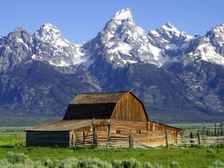
#> input picture images/225px-Barn-yuv.png, 224 x 168 px; its folder holds only this picture in this run
$ python script.py
#> lines starting #> are read from the running program, lines starting #| are printed output that depends on the picture
#> further down, image is the input picture: shape (168, 224, 3); mean B, G, R 130.3, 117.5, 105.1
from typing import Counter, final
import cv2 #opencv
import numpy as np
import scipy.fftpack as fftpack
import os
from matplotlib import pyplot as plt
import time

prev_16 = lambda x: x >> 4 << 4

def encode_list_py(zigzag_vector_list):
    """Encodes the message from the zigzag vector"""
    full_list_1 = []
    full_list_2 = []
    full_list_3 = []
    for zigzag_vector_1 in zigzag_vector_list:
        for zigzag_vector_2 in zigzag_vector_1:
            for zigzag_vector in zigzag_vector_2:
                encoded_list = []
                i = 0
                while (i <= len(zigzag_vector)-1):
                    count = 1
                    ch = zigzag_vector[i]
                    j = i
                    while (j < len(zigzag_vector)-1):
                        if (zigzag_vector[j] == zigzag_vector[j + 1]):
                            count = count + 1
                            j = j + 1
                        else:
                            break
                    encoded_list.append([count, ch])
                    i = j + 1
                full_list_1.append(encoded_list)
            full_list_2.append(full_list_1)
            full_list_1 = []
        full_list_3.append(full_list_2)
        full_list_2 = []
    return full_list_3

def image_to_zigzag(matrix_b4):
    """Transforms the image into a zigzag vector"""
    list_final0 = []
    list_final1 = []
    list_final2 = []
    matrix_t = matrix_b4.transpose(0,2,4,1,3)
    count=0
    for element in matrix_t:
        for element_2 in element:
            for matrix in element_2:
                sp = matrix.shape
                list_enc = [0]*((sp[0]*sp[1])-1)
                length = sp[0]
                i,j=0,0
                case = 0
                count = 1
                count_ward = 1
                mid_ward = False
                for l in range(len(list_enc)):
                    if not mid_ward:
                        if count == length:
                            count -=2
                            if length % 2 == 0:
                                case = 6
                            else:
                                case = 4
                            count_ward = count
                            mid_ward = True
                        if case == 0:
                            j+=1
                            case += 1
                        elif case == 1:
                            if count_ward != 0:
                                i+=1
                                j-=1
                                count_ward -= 1
                            if count_ward == 0:
                                case += 1
                                count += 1
                                count_ward = count
                        elif case == 2:
                            i+=1
                            case += 1
                        elif case == 3:
                            if count_ward != 0:
                                i-=1
                                j+=1
                                count_ward -= 1
                            if count_ward == 0:
                                case = 0
                                count += 1
                                count_ward = count

                        if not mid_ward:
                            list_enc[l] = matrix[i][j]
                    if mid_ward:
                        if case == 4:
                            i+=1
                            case += 1
                        elif case == 5:
                            if count_ward != 0:
                                i+=1
                                j-=1
                                count_ward -= 1
                            if count_ward == 0:
                                case += 1
                                count -= 1
                                count_ward = count
                        elif case == 6:
                            j+=1
                            case += 1
                        elif case == 7:
                            if count_ward != 0:
                                i-=1
                                j+=1
                                count_ward -= 1
                            if count_ward == 0:
                                case = 4
                                count -= 1
                                count_ward = count
                        list_enc[l] = matrix[i][j]
                list_enc.insert(0, matrix[0][0])
                list_final0.append(list_enc)
                list_enc = []
            list_final1.append(list_final0)
            list_final0 = []
        list_final2.append(list_final1)
        list_final1 = []

    return list_final2


def rgb_to_yuv(img):
    """OpenCV u and v Channels are bugged so this function was adapted from: https://stackoverflow.com/questions/43983265/rgb-to-yuv-conversion-and-accessing-y-u-and-v-channels
    The function receives the image as a parameter and returns it splitted in it's proper y, u and v channels """
    img_yuv = cv2.cvtColor(image, cv2.COLOR_BGR2YCrCb)
#> img_yuv: shape (168, 224, 3); mean of channels 0, 1, 2 115.3, 120.8, 136.5
    y, u, v = cv2.split(img_yuv)
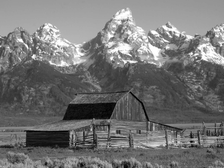
#> y: shape (168, 224); min 0, max 255, mean 115.3
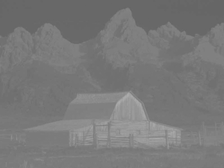
#> u: shape (168, 224); min 102, max 171, mean 120.8
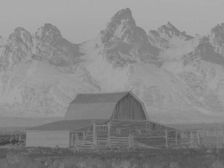
#> v: shape (168, 224); min 55, max 173, mean 136.5
    return y,u,v

def yuv_to_rgb(y,u,v):
    """OpenCV u and v Channels are bugged so this function was adapted from: https://stackoverflow.com/questions/43983265/rgb-to-yuv-conversion-and-accessing-y-u-and-v-channels
    The function receives the image as a parameter and returns it splitted in it's proper y, u and v channels """
    image = cv2.merge((y,u,v))
    img_bgr = cv2.cvtColor(image, cv2.COLOR_YCrCb2BGR)
    return img_bgr


def encode_dct(orig, bx, by):
    """Encodes the image using the DCT and returns the encoded image"""
    #orig -= 128
    new_shape = (
        orig.shape[0] // bx * bx,
        orig.shape[1] // by * by,
        3
    )
    new = orig[
        :new_shape[0],
        :new_shape[1]
    ].reshape((
        new_shape[0] // bx,
        bx,
        new_shape[1] // by,
        by,
        3
    ))
    return fftpack.dctn(new, axes=[1,3], norm='ortho')


def quantization(image):
    """Quantizes the image using the quantization matrix"""
    quantization_matrix = np.array([[16, 11, 10, 16, 24, 40, 51, 61],[12, 12, 14, 19, 26, 58, 60, 55],[14, 13, 16, 24, 40, 57, 69, 56],[14, 17, 22, 29, 51, 87, 80, 62],[18, 22, 37, 56, 68, 109, 103, 77],[24, 36, 55, 64, 81, 104, 113, 92],[49, 64, 78, 87, 103, 121, 120, 101],[72, 92, 95, 98, 112, 100, 103, 99]])
    #quantization_matrix = np.array([[16,12,14,14,18,24,49,72],[11,12,13,17,22,35,64,92],[10,14,16,22,37,55,78,95],[16,19,24,29,56,64,87,98],[24,26,40,51,68,81,103,112],[40,58,57,87,109,104,121,100],[51,60,69,80,103,113,120,103],[61,55,56,62,77,92,101,99]])
    quantized = np.round(image / quantization_matrix[np.newaxis,:, np.newaxis,:,np.newaxis])
    image
    return quantized


def decode_list_py(encoded_list_list):
    final_list = []
    final_list_2 = []
    final_list_3 = []
    for encoded_list_1 in encoded_list_list:
        for encoded_list_2 in encoded_list_1:
            for encoded_list in encoded_list_2:
                decoded_list = []
                i = 0
                j = 0
                while (i <= len(encoded_list) - 1):
                    run_count = int(encoded_list[i][0])
                    run_word = encoded_list[i][1]
                    for j in range(run_count):
                        decoded_list.append(run_word)
                        j = j + 1
                    i = i + 1
                final_list.append(decoded_list)
            final_list_2.append(final_list)
            final_list = []
        final_list_3.append(final_list_2)
        final_list_2 = []

    return final_list_3

def zigzag_to_image(list_encoded_b4):
    """Transforms the zigzag vector into an image"""
    matrix_final_1 = []
    matrix_final_2 = []
    matrix_final_3 = []
    for list_encoded_1 in list_encoded_b4:
        for list_encoded_2 in list_encoded_1:
            for list_encoded in list_encoded_2:
                i,j=0,0
                length = int(len(list_encoded)**0.5)
                matrix = np.zeros((length,length))
                case = 0
                count = 1
                count_ward = 1
                mid_ward = False
                matrix[0][0] = list_encoded[0]
                list_encoded.remove(list_encoded[0])
                for k in list_encoded:
                    if not mid_ward:
                        if count == length:
                            if length % 2 == 0:
                                case = 6
                            else:
                                case = 4
                            count -=2
                            count_ward = count
                            mid_ward = True
                        if case == 0:
                            j+=1
                            case += 1
                        elif case == 1:
                            if count_ward != 0:
                                i+=1
                                j-=1
                                count_ward -= 1
                            if count_ward == 0:
                                case += 1
                                count += 1
                                count_ward = count
                        elif case == 2:
                            i+=1
                            case += 1
                        elif case == 3:
                            if count_ward != 0:
                                i-=1
                                j+=1
                                count_ward -= 1
                            if count_ward == 0:
                                case = 0
                                count += 1
                                count_ward = count

                        if not mid_ward:
                            matrix[i][j]=int(k)
                    if mid_ward:
                        if case == 4:
                            i+=1
                            case += 1
                        elif case == 5:
                            if count_ward != 0:
                                i+=1
                                j-=1
                                count_ward -= 1
                            if count_ward == 0:
                                case += 1
                                count -= 1
                                count_ward = count
                        elif case == 6:
                            j+=1
                            case += 1
                        elif case == 7:
                            if count_ward != 0:
                                i-=1
                                j+=1
                                count_ward -= 1
                            if count_ward == 0:
                                case = 4
                                count -= 1
                                count_ward = count
                        matrix[i][j]=int(k)
                matrix_final_1.append(matrix)
            matrix_final_2.append(matrix_final_1)
            matrix_final_1 = []
        matrix_final_3.append(matrix_final_2)
        matrix_final_2 = []
    matrix_final_3 = np.array(matrix_final_3)
    matrix_final = matrix_final_3.transpose(0,3,1,4,2)
    return matrix_final

def decode_dct(orig, bx, by):
    dec = fftpack.idctn(orig, axes=[1,3], norm='ortho'
    ).reshape((
        orig.shape[0]*bx,
        orig.shape[2]*by,
        3
    ))
    #dec += 128
    return dec

def dequantization(image):
    """Dequantizes the image using the quantization matrix"""
    quantization_matrix = np.array([[16, 11, 10, 16, 24, 40, 51, 61],[12, 12, 14, 19, 26, 58, 60, 55],[14, 13, 16, 24, 40, 57, 69, 56],[14, 17, 22, 29, 51, 87, 80, 62],[18, 22, 37, 56, 68, 109, 103, 77],[24, 36, 55, 64, 81, 104, 113, 92],[49, 64, 78, 87, 103, 121, 120, 101],[72, 92, 95, 98, 112, 100, 103, 99]])
    #dequantization_matrix = np.array([[16,12,14,14,18,24,49,72],[11,12,13,17,22,35,64,92],[10,14,16,22,37,55,78,95],[16,19,24,29,56,64,87,98],[24,26,40,51,68,81,103,112],[40,58,57,87,109,104,121,100],[51,60,69,80,103,113,120,103],[61,55,56,62,77,92,101,99]])

    dequantized = image * quantization_matrix[np.newaxis,:, np.newaxis,:,np.newaxis]

    return dequantized

"""The following code was inspired by the https://github.com/changhsinlee/software-for-science/tree/master/2019-04-11-jpeg-algorithm jpeg compressor"""

"""File-Encoder"""


if __name__ == '__main__':
    files = os.listdir("images")
    compressed_files = []
    for file in files:
        name=file.split(".")
        image = cv2.imread("images/"+file)
        y,u,v= rgb_to_yuv(image)
        orig_shape = y.shape
#> orig_shape = (168, 224)
        u=np.delete(u,list(range(0,u.shape[0],2)),axis=0)
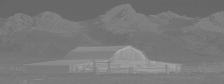
#> u: shape (84, 224); min 102, max 171, mean 120.8
        v=np.delete(v,list(range(0,v.shape[0],2)),axis=0)
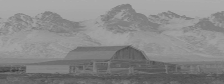
#> v: shape (84, 224); min 55, max 173, mean 136.3
        u=np.repeat(u, 2, axis=0)
#> u: shape (168, 224)
        v=np.repeat(v, 2, axis=0)
#> v: shape (168, 224)
        if y.shape[0] %2 != 0:
            y = np.delete(y, -1, axis=0)
        y.shape
        #u = u.reshape(orig_shape)
        im = yuv_to_rgb(y,u,v)
#> in yuv_to_rgb, `image = cv2.merge((y,u,v))`: image: shape (168, 224, 3); mean of channels 0, 1, 2 115.3, 120.8, 136.3
        im_encoded = encode_dct(im,8,8)
        im_quantized = quantization(im_encoded)
        zigzag = image_to_zigzag(im_quantized)
#> the loop in image_to_zigzag, `for element in matrix_t:` made 21 passes
#> after the loop in image_to_zigzag, `for element in matrix_t:`: list_final2 = 21 items
#> zigzag = 21 items
        compressed = encode_list_py(zigzag)
#> the loop in encode_list_py, `for zigzag_vector_1 in zigzag_vector_list:` made 21 passes
#> compressed = 21 items
        compressed_files.append([compressed,name])
"""File-Decoder"""

if __name__ == '__main__':
    for file in compressed_files:
        #orig_size = file[0].shape
        decoded_list = decode_list_py(file[0])
        im_decoded = zigzag_to_image(decoded_list)
        image = dequantization(im_decoded)
        image = decode_dct(image,8,8)
        cv2.imwrite(file[1][0]+"_compressed.png", image)
#> this loop made 1 pass
#> pass 1, in decode_dct, `dec = fftpack.idctn(orig, axes=[1,3], norm='ortho' ).reshape(( orig.sh..`:
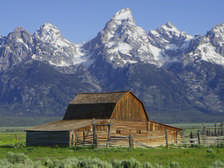
#> dec: shape (168, 224, 3) float64; mean of channels 0, 1, 2 130, 117.6, 105.2; drawn with min black and max white

$ run again, on images/índice.jpeg
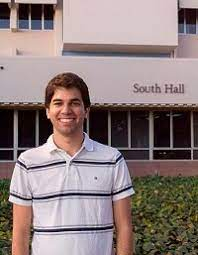
#> input picture images/índice.jpeg, 198 x 255 px
#> image is the input picture: shape (255, 198, 3); mean B, G, R 123.8, 124.8, 141.2
#> img_yuv: shape (255, 198, 3); mean of channels 0, 1, 2 129.6, 136.3, 124.7
#> image: shape (254, 198, 3)
#> in yuv_to_rgb, `img_bgr = cv2.cvtColor(image, cv2.COLOR_YCrCb2BGR)`:
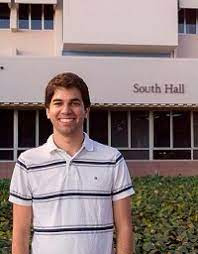
#> img_bgr: shape (254, 198, 3); mean B, G, R 123.8, 124.8, 141.2
#> the loop in image_to_zigzag, `for element in matrix_t:` made 31 passes
#> after the loop in image_to_zigzag, `for element in matrix_t:`: list_final2 = 31 items
#> the loop in encode_list_py, `for zigzag_vector_1 in zigzag_vector_list:` made 31 passes
#> the loop `for file in compressed_files:` made 1 pass
#> pass 1, in decode_dct, `dec = fftpack.idctn(orig, axes=[1,3], norm='ortho' ).reshape(( orig.sh..`:
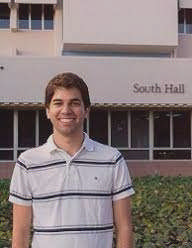
#> dec: shape (248, 192, 3) float64; mean of channels 0, 1, 2 125.1, 125.7, 142.3; drawn with min black and max white
